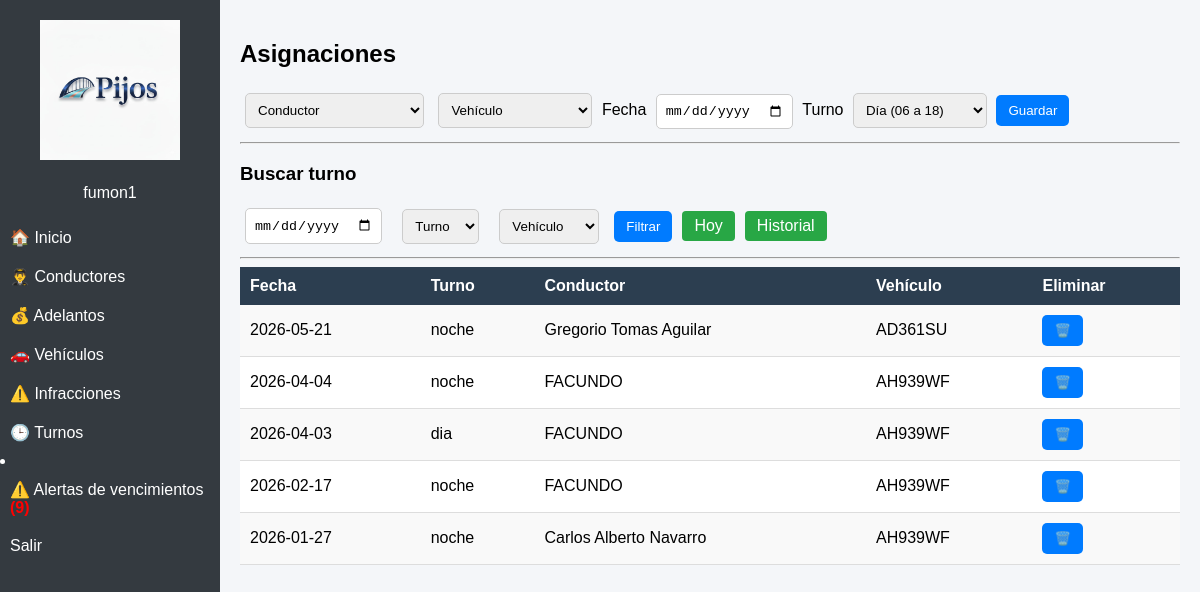
Screenshot of /asignaciones (signed in) with the database file from the repository.
### tables this page shows
CREATE TABLE asignaciones (
            id INTEGER PRIMARY KEY AUTOINCREMENT,
            conductor_id INTEGER,
            vehiculo_id INTEGER,
            fecha TEXT,
            turno TEXT
        );

CREATE TABLE conductores (
            id INTEGER PRIMARY KEY AUTOINCREMENT,
            nombre TEXT,
            dni TEXT,
            licencia_vencimiento TEXT,
            cbu TEXT,
            licencia_frente TEXT,
            licencia_dorso TEXT,
            dni_frente TEXT,
            dni_dorso TEXT,
            contrato TEXT        
        );

CREATE TABLE vehiculos (
            id INTEGER PRIMARY KEY AUTOINCREMENT,
            auto TEXT,
            patente TEXT,
            modelo TEXT,
            vtv TEXT,
            remis TEXT,  
            gnc TEXT,
            tubo TEXT                          
        );

### app.py (the view, shortened to what this page needs)
@app.route('/asignaciones', methods=['GET', 'POST'])
@login_requerido
def asignaciones():
    conn = sqlite3.connect('empresa.db')
    conn.row_factory = sqlite3.Row
    cursor = conn.cursor()
    hoy = date.today().isoformat()
    historial = request.args.get('historial')
    hoy_filtro = request.args.get('hoy')
    fecha = request.args.get('fecha')
    turno = request.args.get('turno')
    vehiculo_id = request.args.get('vehiculo_id')
    if historial:
        fecha = None
    elif hoy_filtro:
        fecha = hoy
    query = """
        SELECT

            a.*,
            c.nombre,
            v.auto,
            v.patente

        FROM asignaciones a

        JOIN conductores c
            ON a.conductor_id = c.id

        JOIN vehiculos v
            ON a.vehiculo_id = v.id

        WHERE 1=1
    """
    params = []
    if fecha:
        query += " AND a.fecha = ?"
        params.append(fecha)
    if turno:
        query += " AND a.turno = ?"
        params.append(turno)
    if vehiculo_id:
        query += " AND a.vehiculo_id = ?"
        params.append(vehiculo_id)
    query += """
        ORDER BY
            a.fecha DESC,
            a.turno
    """
    cursor.execute(query, params)
    asignaciones = cursor.fetchall()
    cursor.execute("""
        SELECT *
        FROM conductores
        ORDER BY nombre
    """)
    conductores = cursor.fetchall()
    cursor.execute("""
        SELECT *
        FROM vehiculos
        ORDER BY patente
    """)
    vehiculos = cursor.fetchall()
    conn.close()
    return render_template(
        'asignaciones.html',
        asignaciones=asignaciones,
        conductores=conductores,
        vehiculos=vehiculos,
        fecha=fecha
    )

### app.py (called while the page is built)
def login_requerido(f):
    @wraps(f)
    def funcion_protegida(*args, **kwargs):
        if "usuario" not in session:
            return redirect("/login")
        return f(*args, **kwargs)
    return funcion_protegida

### templates/asignaciones.html (shortened to what this page needs)
{% extends "layout.html" %}
{% block content %}
<h2>Asignaciones</h2>
<form method="POST">
    <select name="conductor_id" required>
        <option value="">Conductor</option>
    </select>
    <select name="vehiculo_id" required>
        <option value="">Vehículo</option>
    </select>
    <label for="start">Fecha</label>
    <input type="date" name="fecha" value="{{ fecha }}">
    <label for="start">Turno</label>
    <select name="turno" required>
        <option value="dia">Día (06 a 18)</option>
    </select>
    <button type="submit">Guardar</button>
</form>
<hr>
<h3>Buscar turno</h3>
<form method="GET" style="display:flex; gap:10px; align-items:center;">
    <input type="date" name="fecha" value="{{ fecha }}">
    <select name="turno">
        <option value="">Turno</option>
    </select>
    <select name="vehiculo_id">
        <option value="">Vehículo</option>
    </select>
    <button type="submit">Filtrar</button>
    <a href="/asignaciones?hoy=1"
       style="padding:6px 12px; background:#28a745; color:white; text-decoration:none; border-radius:4px;">
       Hoy
    </a>
    <a href="/asignaciones?historial=1"
       style="padding:6px 12px; background:#28a745; color:white; text-decoration:none; border-radius:4px;">
       Historial
    </a>
</form>
<hr>
<table>
    <tr>
        <th>Fecha</th>
        <th>Turno</th>
        <th>Conductor</th>
        <th>Vehículo</th>
        <th>Eliminar</th>
    </tr>
    {% for a in asignaciones %}
    <tr>
        <td>{{ a.fecha }}</td>
        <td>{{ a.turno }}</td>
        <td>{{ a.nombre }}</td>
        <td>{{ a.vehiculo }} {{a.patente}}</td>
        <td>
            <form action="{{ url_for('eliminar_asignacion', id=a.id) }}" method="POST" style="display:inline;">
            <button onclick="return confirm('¿Eliminar asignación?')">
                🗑️
            </button>
        </form>
        </td>
    </tr>
    {% endfor %}
</table>
{% endblock %}

### templates/layout.html (shortened to what this page needs)
<!DOCTYPE html>
<html>
<head>
</head>
<body>
<div class="sidebar">
    <div style="text-align: center; margin-bottom: 20px;">
        <img src="{{ url_for('static', filename='img/logo.png') }}" width="140">
    </div>
    <p style="text-align: center;"> {{ session["usuario"] }}</p>
    <a href="/">🏠 Inicio</a>
    <a href="/conductores">👨‍✈️ Conductores</a>
    <a href="/adelantos">💰 Adelantos</a>
    <a href="/vehiculos">🚗 Vehículos</a>
    <a href="/infracciones">⚠️ Infracciones</a>
    <a href="/asignaciones">🕒 Turnos</a>
    <li>
        <a href="/alertas">
            ⚠️ Alertas de vencimientos
            {% if alertas_total > 0 %}
                <span style="color:red; font-weight:bold;">
                    ({{ alertas_total }})
                </span>
            {% endif %}
        </a>
    </li>
    <a href="/logout"> Salir</a>
</div>
<div class="content">
    {% block content %}
    {% endblock %}
</div>
</body>
</html>

### templates/layout.html (style rules this page uses)
body { margin: 0; font-family: Arial; background-color: #f4f6f9; }
.sidebar { width: 220px; height: 100vh; background: #343a40; color: white; position: fixed; padding-top: 20px; }
.sidebar a { display: block; color: white; padding: 10px; text-decoration: none; }
.content { margin-left: 220px; padding: 20px; }
table { width: 100%; border-collapse: collapse; background: white; }
th { background: #2c3e50; color: white; padding: 10px; text-align: left; }
td { padding: 10px; border-bottom: 1px solid #ddd; }
tr:nth-child(even) { background: #f9f9f9; }
input, select { padding: 8px; margin: 5px; border: 1px solid #ccc; border-radius: 5px; }
button { padding: 8px 12px; background: #007bff; color: white; border: none; border-radius: 5px; cursor: pointer; }

### rows the page displays
asignaciones: fecha "2026-05-21", turno "noche", nombre "Gregorio Tomas Aguilar", patente "AD361SU"
asignaciones: fecha "2026-04-04", turno "noche", nombre "FACUNDO", patente "AH939WF"
asignaciones: fecha "2026-04-03", turno "dia", nombre "FACUNDO", patente "AH939WF"
asignaciones: fecha "2026-02-17", turno "noche", nombre "FACUNDO", patente "AH939WF"
asignaciones: fecha "2026-01-27", turno "noche", nombre "Carlos Alberto Navarro", patente "AH939WF"

### other values shown
{{ session["usuario"] }} "fumon1"
{{ alertas_total }} "9"
